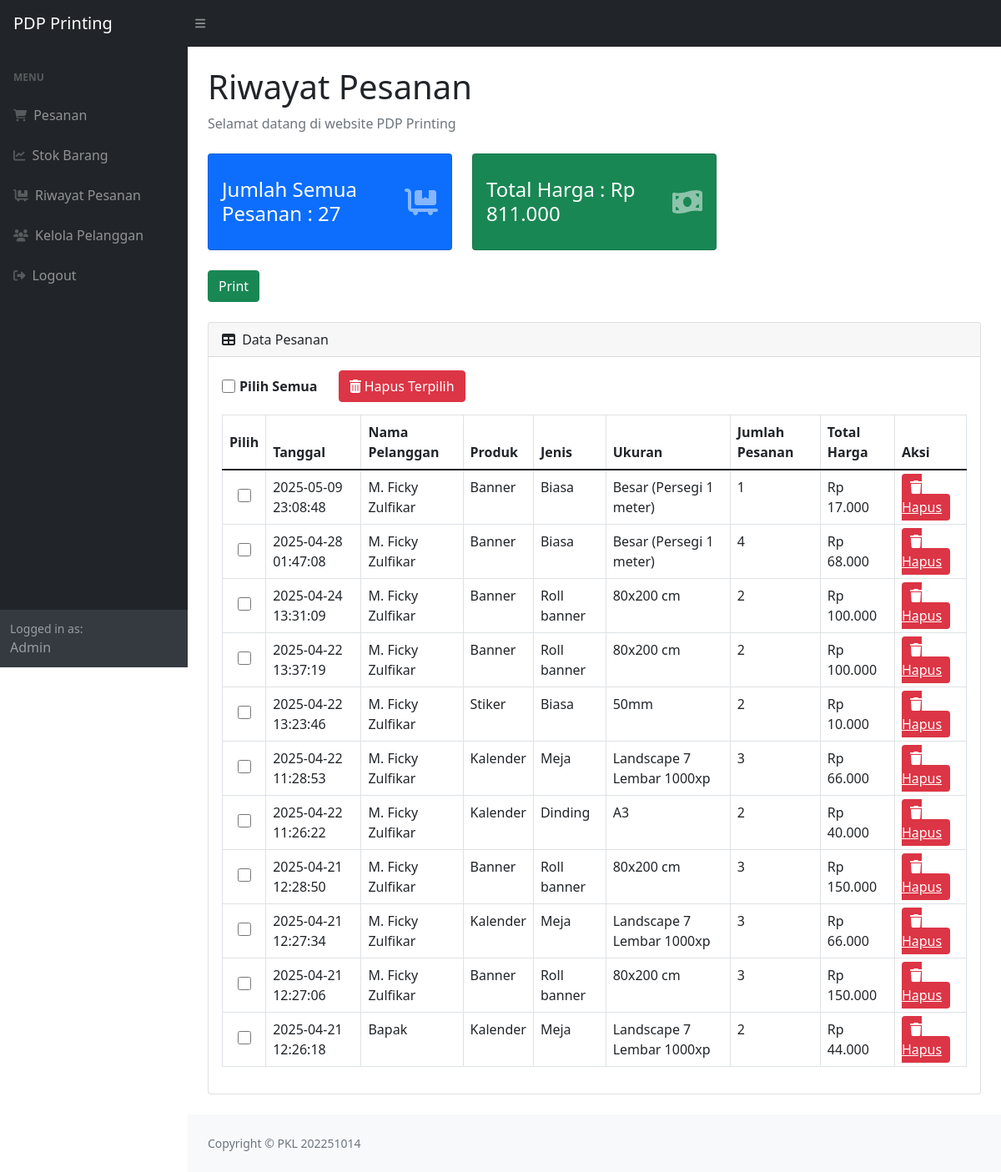
The app's page /Admin/masuk.php (signed in) with its own data.
### tables this page shows
CREATE TABLE `history` (
  `tgl_pesan` timestamp NOT NULL DEFAULT current_timestamp() ON UPDATE current_timestamp(),
  `idproduk` varchar(20) NOT NULL,
  `nama_pengguna` varchar(20) NOT NULL,
  `jumlah_pesanan` int(11) NOT NULL
);

CREATE TABLE `product` (
  `idproduk` varchar(20) NOT NULL,
  `nama_produk` varchar(50) NOT NULL,
  `jenis` varchar(50) NOT NULL,
  `deskripsi` text NOT NULL,
  `ukuran` varchar(50) NOT NULL,
  `harga` int(12) NOT NULL DEFAULT 0
);

### Admin/masuk.php (the view, shortened to what this page needs)
<?php
require 'cek.php';
$historyQuery = mysqli_query($c, "SELECT h.*, p.nama_produk, p.jenis, p.ukuran, p.harga
                                FROM history h
                                JOIN product p ON h.idproduk = p.idproduk
                                ORDER BY h.tgl_pesan DESC");
$totalQty = 0;
$totalIncome = 0;
while ($row = mysqli_fetch_assoc($historyQuery)) {
    $totalQty += $row['jumlah_pesanan'];
    $totalIncome += ($row['harga'] * $row['jumlah_pesanan']);
}
mysqli_data_seek($historyQuery, 0);
?>
<!DOCTYPE html>
<html lang="en">
<head>
    <link href="https://cdn.jsdelivr.net/npm/simple-datatables@latest/dist/style.css" rel="stylesheet" />
    <link href="css/styles.css" rel="stylesheet" />
</head>
<body class="sb-nav-fixed">
    <nav class="sb-topnav navbar navbar-expand navbar-dark bg-dark">
        <a class="navbar-brand ps-3" href="index.php">PDP Printing</a>
        <button class="btn btn-link btn-sm order-1 order-lg-0 me-4 me-lg-0" id="sidebarToggle" href="#!"><i class="fas fa-bars"></i></button>
    </nav>
    <div id="layoutSidenav">
        <div id="layoutSidenav_nav">
            <nav class="sb-sidenav accordion sb-sidenav-dark" id="sidenavAccordion">
                <div class="sb-sidenav-menu">
                    <div class="nav">
                        <div class="sb-sidenav-menu-heading">MENU</div>
                        <a class="nav-link" href="index.php">
                            <div class="sb-nav-link-icon"><i class="fas fa-shopping-cart"></i></div>
                            Pesanan
                        </a>
                        <a class="nav-link" href="stock.php">
                            <div class="sb-nav-link-icon"><i class="fas fa-chart-line"></i></div>
                            Stok Barang
                        </a>
                        <a class="nav-link" href="masuk.php">
                            <div class="sb-nav-link-icon"><i class="fas fa-dolly-flatbed"></i></div>
                            Riwayat Pesanan
                        </a>
                        <a class="nav-link" href="pelanggan.php">
                            <div class="sb-nav-link-icon"><i class="fas fa-users"></i></div>
                            Kelola Pelanggan
                        </a>
                        <a class="nav-link" href="logout.php">
                            <div class="sb-nav-link-icon"><i class="fas fa-sign-out-alt"></i></div>
                            Logout
                        </a>
                    </div>
                </div>
                <div class="sb-sidenav-footer">
                    <div class="small">Logged in as:</div>
                    Admin
                </div>
            </nav>
        </div>
        <div id="layoutSidenav_content">
            <main>
                <div class="container-fluid px-4">
                    <h1 class="mt-4">Riwayat Pesanan</h1>
                    <ol class="breadcrumb mb-4">
                        <li class="breadcrumb-item active">Selamat datang di website PDP Printing</li>
                    </ol>
                    <div class="row justify-content-start g-4">
                        <div class="col-xl-4 col-md-6">
                            <div class="card bg-primary text-white h-100">
                                <div class="card-body d-flex align-items-center justify-content-between">
                                    <div>
                                        <h4 class="mb-0">Jumlah Semua Pesanan : <?= $totalQty; ?></h4>
                                    </div>
                                    <i class="fas fa-dolly-flatbed fa-2x text-white-50"></i>
                                </div>
                            </div>
                        </div>
                        <div class="col-xl-4 col-md-6">
                            <div class="card bg-success text-white h-100" style="padding: 12px 0;">
                                <div class="card-body d-flex align-items-center justify-content-between">
                                    <div>
                                        <h4 class="mb-0">Total Harga : Rp <?= number_format($totalIncome, 0, ',', '.'); ?></h4>
                                    </div>
                                    <i class="fas fa-money-bill-wave fa-2x text-white-50"></i>
                                </div>
                            </div>
                        </div>
                    </div>
                    <div class="mt-4 d-flex justify-content-between">
                        <a href="export2.php" target="blank" class="btn btn-success mb-4">Print</a>
                    </div>
                    <div class="card mb-4">
                        <div class="card-header">
                            <i class="fas fa-table me-1"></i>
                            Data Pesanan
                        </div>
                        <div class="card-body">
                            <form method="post" id="bulk-action-form">
                                <div class="bulk-actions">
                                    <div class="select-all-container">
                                        <input type="checkbox" id="select-all" />
                                        <label for="select-all">Pilih Semua</label>
                                    </div>
                                    <button type="submit" name="bulk_delete" class="btn btn-danger" onclick="return confirm('Yakin ingin menghapus data terpilih?')">
                                        <i class="fas fa-trash-alt"></i> Hapus Terpilih
                                    </button>
                                </div>
                                <table id="datatablesSimple" class="table table-bordered">
                                    <thead>
                                        <tr>
                                            <th width="50px" class="datatable-checkbox-cell">Pilih</th>
                                            <th>Tanggal</th>
                                            <th>Nama Pelanggan</th>
                                            <th>Produk</th>
                                            <th>Jenis</th>
                                            <th>Ukuran</th>
                                            <th>Jumlah Pesanan</th>
                                            <th>Total Harga</th>
                                            <th>Aksi</th>
                                        </tr>
                                    </thead>
                                    <tbody>
                                        <?php
                                        while ($row = mysqli_fetch_assoc($historyQuery)) {
                                            $totalHarga = $row['harga'] * $row['jumlah_pesanan'];
                                        ?>
                                            <tr>
                                                <td class="datatable-checkbox-cell">
                                                    <input type="checkbox" name="selected_items[]" value="<?= $row['tgl_pesan'] ?>" class="row-checkbox" />
                                                </td>
                                                <td><?= $row['tgl_pesan'] ?></td>
                                                <td><?= $row['nama_pengguna'] ?></td>
                                                <td><?= $row['nama_produk'] ?></td>
                                                <td><?= $row['jenis'] ?></td>
                                                <td><?= $row['ukuran'] ?: '-' ?></td>
                                                <td><?= $row['jumlah_pesanan'] ?></td>
                                                <td>Rp <?= number_format($totalHarga, 0, ',', '.') ?></td>
                                                <td>
                                                    <a href="masuk.php?delete=<?= $row['tgl_pesan'] ?>" class="delete-btn" onclick="return confirm('Yakin ingin menghapus data ini?')">
                                                        <i class="fas fa-trash"></i> Hapus
                                                    </a>
                                                </td>
                                            </tr>
                                        <?php } ?>
                                    </tbody>
                                </table>
                            </form>
                        </div>
                    </div>
                </div>
            </main>
            <footer class="py-4 bg-light mt-auto">
                <div class="container-fluid px-4">
                    <div class="d-flex align-items-center justify-content-between small">
                        <div class="text-muted">Copyright &copy; PKL 202251014</div>
                    </div>
                </div>
            </footer>
        </div>
    </div>
</body>
</html>

### Admin/masuk.php (style rules this page uses)
.delete-btn { background-color: #dc3545; color: white; border: none; padding: 5px 10px; border-radius: 4px; cursor: pointer; transition: background-color 0.3s; }
.bulk-actions { margin-bottom: 15px; display: flex; gap: 10px; align-items: center; }
.select-all-container { display: flex; align-items: center; margin-right: 15px; }
.select-all-container label { margin-left: 5px; font-weight: bold; }
input[type="checkbox"] { width: 16px; height: 16px; cursor: pointer; }
.datatable-checkbox-cell { text-align: center; vertical-align: middle; }

### records on screen
history: tgl_pesan "2025-05-09 23:08:48", nama_pengguna "M. Ficky Zulfikar", idproduk.nama_produk "Banner", idproduk.jenis "Biasa", idproduk.ukuran "Besar (Persegi 1 meter)", jumlah_pesanan "1", totalHarga "17.000"
history: tgl_pesan "2025-04-28 01:47:08", nama_pengguna "M. Ficky Zulfikar", idproduk.nama_produk "Banner", idproduk.jenis "Biasa", idproduk.ukuran "Besar (Persegi 1 meter)", jumlah_pesanan "4", totalHarga "68.000"
history: tgl_pesan "2025-04-24 13:31:09", nama_pengguna "M. Ficky Zulfikar", idproduk.nama_produk "Banner", idproduk.jenis "Roll banner", idproduk.ukuran "80x200 cm", jumlah_pesanan "2", totalHarga "100.000"
history: tgl_pesan "2025-04-22 13:37:19", nama_pengguna "M. Ficky Zulfikar", idproduk.nama_produk "Banner", idproduk.jenis "Roll banner", idproduk.ukuran "80x200 cm", jumlah_pesanan "2", totalHarga "100.000"
history: tgl_pesan "2025-04-22 13:23:46", nama_pengguna "M. Ficky Zulfikar", idproduk.nama_produk "Stiker", idproduk.jenis "Biasa", idproduk.ukuran "50mm", jumlah_pesanan "2", totalHarga "10.000"
history: tgl_pesan "2025-04-22 11:28:53", nama_pengguna "M. Ficky Zulfikar", idproduk.nama_produk "Kalender", idproduk.jenis "Meja", idproduk.ukuran "Landscape 7 Lembar 1000xp", jumlah_pesanan "3", totalHarga "66.000"
history: tgl_pesan "2025-04-22 11:26:22", nama_pengguna "M. Ficky Zulfikar", idproduk.nama_produk "Kalender", idproduk.jenis "Dinding", idproduk.ukuran "A3", jumlah_pesanan "2", totalHarga "40.000"
history: tgl_pesan "2025-04-21 12:28:50", nama_pengguna "M. Ficky Zulfikar", idproduk.nama_produk "Banner", idproduk.jenis "Roll banner", idproduk.ukuran "80x200 cm", jumlah_pesanan "3", totalHarga "150.000"
history: tgl_pesan "2025-04-21 12:27:34", nama_pengguna "M. Ficky Zulfikar", idproduk.nama_produk "Kalender", idproduk.jenis "Meja", idproduk.ukuran "Landscape 7 Lembar 1000xp", jumlah_pesanan "3", totalHarga "66.000"
history: tgl_pesan "2025-04-21 12:27:06", nama_pengguna "M. Ficky Zulfikar", idproduk.nama_produk "Banner", idproduk.jenis "Roll banner", idproduk.ukuran "80x200 cm", jumlah_pesanan "3", totalHarga "150.000"
history: tgl_pesan "2025-04-21 12:26:18", nama_pengguna "Bapak", idproduk.nama_produk "Kalender", idproduk.jenis "Meja", idproduk.ukuran "Landscape 7 Lembar 1000xp", jumlah_pesanan "2", totalHarga "44.000"

### other values on screen
$totalQty "27"
$totalIncome "811.000"
